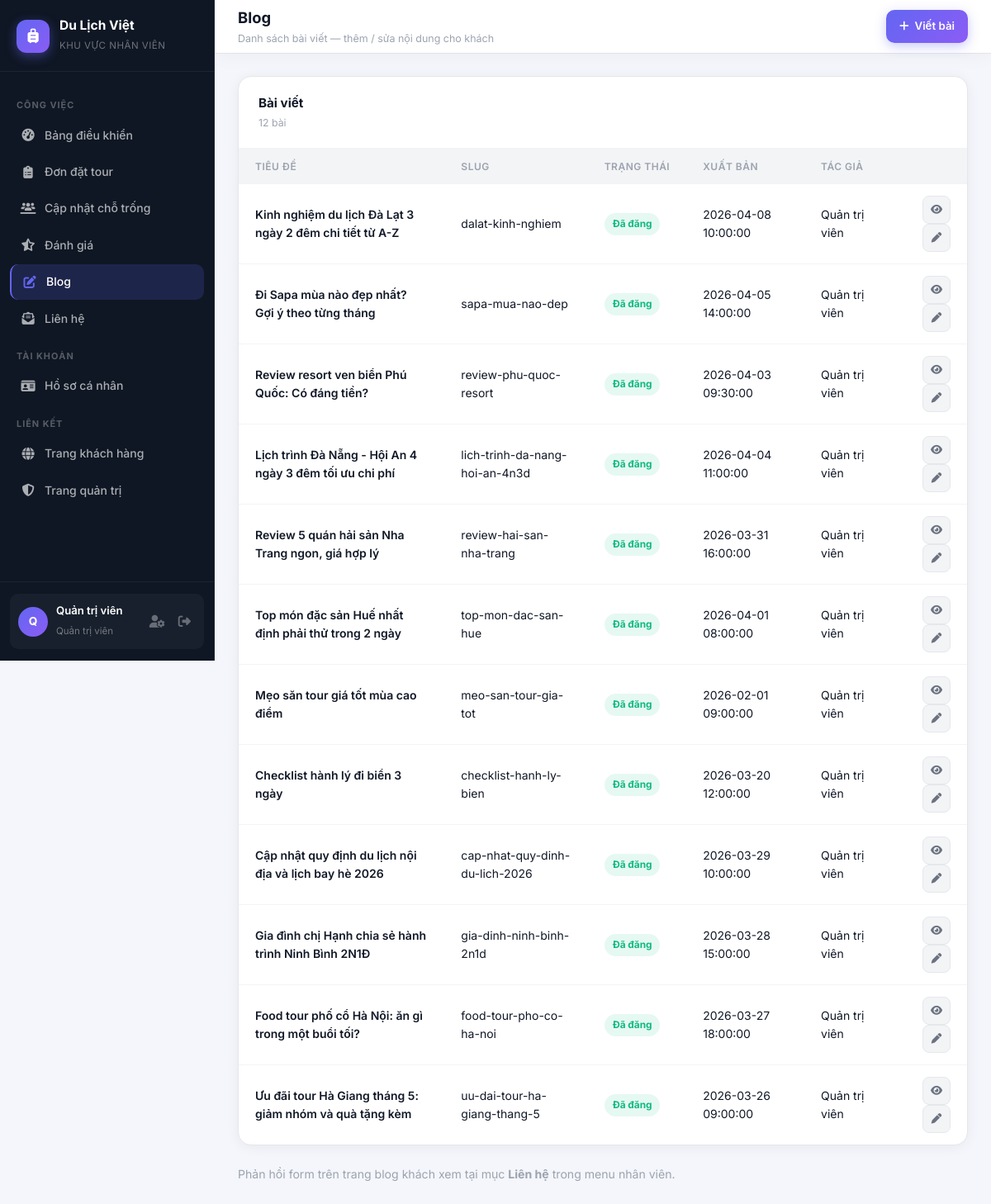
Screenshot of /staff/blog/list.php (signed in) with the database file from the repository.
### tables this page shows
CREATE TABLE IF NOT EXISTS `blog_posts` (
  `id` INT UNSIGNED NOT NULL AUTO_INCREMENT,
  `title` VARCHAR(255) NOT NULL,
  `slug` VARCHAR(280) NOT NULL,
  `excerpt` VARCHAR(500) NULL DEFAULT NULL,
  `featured_image` VARCHAR(500) NULL DEFAULT NULL,
  `category` VARCHAR(32) NULL DEFAULT NULL,
  `tag_label` VARCHAR(160) NULL DEFAULT NULL,
  `keywords` VARCHAR(400) NULL DEFAULT NULL,
  `body` MEDIUMTEXT NULL,
  `status` ENUM('draft','published') NOT NULL DEFAULT 'draft',
  `published_at` DATETIME NULL DEFAULT NULL,
  `author_id` INT UNSIGNED NULL DEFAULT NULL,
  `created_at` DATETIME NOT NULL DEFAULT CURRENT_TIMESTAMP,
  `updated_at` DATETIME NULL DEFAULT NULL ON UPDATE CURRENT_TIMESTAMP,
  PRIMARY KEY (`id`),
  UNIQUE KEY `uq_blog_posts_slug` (`slug`),
  KEY `idx_blog_posts_status` (`status`),
  CONSTRAINT `fk_blog_posts_author`
    FOREIGN KEY (`author_id`) REFERENCES `users` (`id`)
    ON DELETE SET NULL ON UPDATE CASCADE
);

CREATE TABLE `users` (
  `id` INT UNSIGNED NOT NULL AUTO_INCREMENT,
  `full_name` VARCHAR(120) NOT NULL,
  `email` VARCHAR(190) NOT NULL,
  `password` VARCHAR(255) NOT NULL,
  `phone` VARCHAR(20) NOT NULL DEFAULT '',
  `role` ENUM('user','staff','admin') NOT NULL DEFAULT 'user',
  `is_active` TINYINT(1) NOT NULL DEFAULT 1,
  `created_at` DATETIME NOT NULL DEFAULT CURRENT_TIMESTAMP,
  `updated_at` DATETIME NULL DEFAULT NULL ON UPDATE CURRENT_TIMESTAMP,
  PRIMARY KEY (`id`),
  UNIQUE KEY `uq_users_email` (`email`),
  KEY `idx_users_role` (`role`)
);

### includes/functions.php (called while the page is built, shortened)
<?php
function app_project_web_base(): string
{
    $sn = str_replace('\\', '/', (string) ($_SERVER['SCRIPT_NAME'] ?? ''));
    $dir = rtrim(dirname($sn), '/');
    $base = preg_replace('#(?:/admin|/staff|/auth|/frontend)(?:/.*)?$#', '', $dir);
    return $base === $dir ? $dir : (string) $base;
}
function app_url(string $path): string
{
    $b = app_project_web_base();
    $path = ltrim($path, '/');
    return ($b === '' ? '' : $b) . '/' . $path;
}

### staff/blog/list.php (the view, shortened to what this page needs)
<?php
require_once dirname(__DIR__, 2) . '/includes/db.php';
$postsOk = false;
$posts   = [];
try {
    $posts = $pdo->query(
        "SELECT p.*, u.full_name AS author_name
         FROM blog_posts p
         LEFT JOIN users u ON u.id = p.author_id
         ORDER BY p.created_at DESC"
    )->fetchAll();
    $postsOk = true;
} catch (Throwable) {
    $postsOk = false;
}
function h(mixed $v): string
{
    return htmlspecialchars((string) $v, ENT_QUOTES, 'UTF-8');
}
$topbarActions = $postsOk
    ? '<a href="add.php" class="topbar-btn topbar-btn-primary"><i class="fas fa-plus"></i> Viết bài</a>'
    : '';
require dirname(__DIR__, 2) . '/includes/staff_header.php';
?>
<?php if (!$postsOk): ?>
  <div class="alert alert-warning">
    Chưa có bảng <code>blog_posts</code>. Hãy import <code>database/migrations/001_admin_coupons_blog.sql</code> trong phpMyAdmin.
  </div>
<?php else: ?>
  <div class="data-card">
    <div class="data-card-header">
      <div>
        <div class="data-card-title">Bài viết</div>
        <div class="data-card-sub"><?= count($posts) ?> bài</div>
      </div>
    </div>
    <div style="overflow-x:auto">
      <table class="admin-table">
        <thead>
          <tr>
            <th>Tiêu đề</th>
            <th>Slug</th>
            <th>Trạng thái</th>
            <th>Xuất bản</th>
            <th>Tác giả</th>
            <th class="cell-right"></th>
          </tr>
        </thead>
        <tbody>
          <?php if (empty($posts)): ?>
            <tr><td colspan="6"><div class="empty-state"><i class="fas fa-newspaper"></i><p>Chưa có bài.</p></div></td></tr>
          <?php else: ?>
            <?php foreach ($posts as $p): ?>
              <tr>
                <td class="cell-bold"><?= h($p['title']) ?></td>
                <td class="cell-muted"><?= h($p['slug']) ?></td>
                <td><?= h($p['status']) === 'published' ? '<span class="badge badge-success">Đã đăng</span>' : '<span class="badge badge-neutral">Nháp</span>' ?></td>
                <td class="cell-muted"><?= $p['published_at'] ? h($p['published_at']) : '—' ?></td>
                <td><?= h($p['author_name'] ?? '—') ?></td>
                <td class="cell-right">
                  <?php if ((string) ($p['status'] ?? '') === 'published'): ?>
                    <a href="<?= h(app_url('frontend/blog_detail.php?slug=' . rawurlencode((string) $p['slug']))) ?>" class="btn btn-ghost btn-sm btn-icon" title="Xem bài"><i class="fas fa-eye"></i></a>
                  <?php endif; ?>
                  <a href="edit.php?id=<?= (int) $p['id'] ?>" class="btn btn-ghost btn-sm btn-icon"><i class="fas fa-pen"></i></a>
                </td>
              </tr>
            <?php endforeach; ?>
          <?php endif; ?>
        </tbody>
      </table>
    </div>
  </div>
  <p class="cell-muted" style="font-size:0.88rem;margin-top:12px">
    Phản hồi form trên trang blog khách xem tại mục <strong>Liên hệ</strong> trong menu nhân viên.
  </p>
<?php endif; ?>
<?php require dirname(__DIR__, 2) . '/includes/staff_footer.php';

### assets/css/admin.css (style rules this page uses)
:root { --sidebar-width: 260px; --sidebar-bg: #0f1724; --sidebar-border: rgba(255,255,255,0.06); --sidebar-text: rgba(255,255,255,0.65); --sidebar-text-active: #ffffff; --sidebar-active-bg: rgba(99,102,241,0.18); --sidebar-active-border: #6366f1; --topbar-height: 64px; --topbar-bg: #ffffff; --topbar-shadow: 0 1px 0 rgba(0,0,0,0.06), 0 4px 24px rgba(0,0,0,0.04); --page-bg: #f4f6fb; --card-bg: #ffffff; --card-radius: 16px; --card-shadow: 0 2px 16px rgba(0,0,0,0.06); --card-shadow-hover: 0 8px 32px rgba(0,0,0,0.12); --primary: #6366f1; --primary-dark: #4f46e5; --primary-light: rgba(99,102,241,0.1); --success: #10b981; --success-light: rgba(16,185,129,0.1); --warning: #f59e0b; --warning-light: rgba(245,158,11,0.1); --danger: #ef4444; --danger-light: rgba(239,68,68,0.1); --info: #3b82f6; --info-light: rgba(59,130,246,0.1); --text-primary: #111827; --text-secondary: #6b7280; --text-muted: #9ca3af; --border: #e5e7eb; --border-light: #f3f4f6; --transition: 0.2s cubic-bezier(0.4,0,0.2,1); }
* { margin: 0; padding: 0; box-sizing: border-box; }
html, body { font-family: 'Inter', -apple-system, BlinkMacSystemFont, 'Segoe UI', sans-serif; background: var(--page-bg); color: var(--text-primary); line-height: 1.6; min-height: 100vh; }
.topbar-btn { display: inline-flex; align-items: center; gap: 7px; padding: 9px 16px; border-radius: 10px; font-size: 0.83rem; font-weight: 600; cursor: pointer; border: none; text-decoration: none; transition: all var(--transition); }
.topbar-btn-primary { background: linear-gradient(135deg, #6366f1, #8b5cf6); color: white; box-shadow: 0 4px 14px rgba(99,102,241,0.35); }
.data-card { background: var(--card-bg); border-radius: var(--card-radius); box-shadow: var(--card-shadow); border: 1px solid var(--border); overflow: hidden; margin-bottom: 24px; }
.data-card-header { display: flex; align-items: center; justify-content: space-between; padding: 20px 24px; border-bottom: 1px solid var(--border-light); }
.data-card-title { font-size: 0.95rem; font-weight: 700; color: var(--text-primary); }
.data-card-sub { font-size: 0.77rem; color: var(--text-muted); margin-top: 2px; }
.admin-table { width: 100%; border-collapse: collapse; }
.admin-table thead th { background: var(--border-light); padding: 12px 20px; text-align: left; font-size: 0.75rem; font-weight: 600; color: var(--text-muted); text-transform: uppercase; letter-spacing: 0.5px; white-space: nowrap; }
.admin-table tbody td { padding: 14px 20px; font-size: 0.875rem; color: var(--text-primary); border-bottom: 1px solid var(--border-light); vertical-align: middle; }
.admin-table tbody tr:last-child td { border-bottom: none; }
.cell-bold { font-weight: 600; }
.cell-muted { color: var(--text-muted); font-size: 0.8rem; }
.cell-right { text-align: right; }
.badge { display: inline-flex; align-items: center; gap: 5px; padding: 4px 10px; border-radius: 999px; font-size: 0.74rem; font-weight: 700; white-space: nowrap; }
.badge-success { background: var(--success-light); color: var(--success); }
.btn { display: inline-flex; align-items: center; gap: 6px; padding: 8px 15px; border-radius: 9px; font-size: 0.82rem; font-weight: 600; cursor: pointer; border: none; text-decoration: none; transition: all var(--transition); white-space: nowrap; }
.btn-ghost { background: var(--border-light); color: var(--text-secondary); border: 1px solid var(--border); }
.btn-sm { padding: 5px 11px; font-size: 0.78rem; border-radius: 7px; gap: 4px; }
.btn-icon { width: 34px; height: 34px; padding: 0; border-radius: 8px; justify-content: center; }

### rows the page displays
blog_posts: title "Kinh nghiệm du lịch Đà Lạt 3 ngày 2 đêm chi tiết từ A-Z", slug "dalat-kinh-nghiem", status "Đã đăng", published_at "2026-04-08 10:00:00", author.full_name "Quản trị viên"
blog_posts: title "Đi Sapa mùa nào đẹp nhất? Gợi ý theo từng tháng", slug "sapa-mua-nao-dep", status "Đã đăng", published_at "2026-04-05 14:00:00", author.full_name "Quản trị viên"
blog_posts: title "Review resort ven biển Phú Quốc: Có đáng tiền?", slug "review-phu-quoc-resort", status "Đã đăng", published_at "2026-04-03 09:30:00", author.full_name "Quản trị viên"
blog_posts: title "Lịch trình Đà Nẵng - Hội An 4 ngày 3 đêm tối ưu chi phí", slug "lich-trinh-da-nang-hoi-an-4n3d", status "Đã đăng", published_at "2026-04-04 11:00:00", author.full_name "Quản trị viên"
blog_posts: title "Review 5 quán hải sản Nha Trang ngon, giá hợp lý", slug "review-hai-san-nha-trang", status "Đã đăng", published_at "2026-03-31 16:00:00", author.full_name "Quản trị viên"
blog_posts: title "Top món đặc sản Huế nhất định phải thử trong 2 ngày", slug "top-mon-dac-san-hue", status "Đã đăng", published_at "2026-04-01 08:00:00", author.full_name "Quản trị viên"
blog_posts: title "Mẹo săn tour giá tốt mùa cao điểm", slug "meo-san-tour-gia-tot", status "Đã đăng", published_at "2026-02-01 09:00:00", author.full_name "Quản trị viên"
blog_posts: title "Checklist hành lý đi biển 3 ngày", slug "checklist-hanh-ly-bien", status "Đã đăng", published_at "2026-03-20 12:00:00", author.full_name "Quản trị viên"
blog_posts: title "Cập nhật quy định du lịch nội địa và lịch bay hè 2026", slug "cap-nhat-quy-dinh-du-lich-2026", status "Đã đăng", published_at "2026-03-29 10:00:00", author.full_name "Quản trị viên"
blog_posts: title "Gia đình chị Hạnh chia sẻ hành trình Ninh Bình 2N1Đ", slug "gia-dinh-ninh-binh-2n1d", status "Đã đăng", published_at "2026-03-28 15:00:00", author.full_name "Quản trị viên"
blog_posts: title "Food tour phố cổ Hà Nội: ăn gì trong một buổi tối?", slug "food-tour-pho-co-ha-noi", status "Đã đăng", published_at "2026-03-27 18:00:00", author.full_name "Quản trị viên"
blog_posts: title "Ưu đãi tour Hà Giang tháng 5: giảm nhóm và quà tặng kèm", slug "uu-dai-tour-ha-giang-thang-5", status "Đã đăng", published_at "2026-03-26 09:00:00", author.full_name "Quản trị viên"

### other values shown
staffH($initials) "Q"
staffH($staffName) "Quản trị viên"
staffH($pageTitle) "Blog"
staffH($pageSubtitle) "Danh sách bài viết — thêm / sửa nội dung cho khách"
count($posts) "12"
